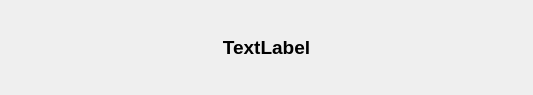
<?xml version="1.0" encoding="UTF-8"?>
<ui version="4.0">
 <class>Form</class>
 <widget class="QWidget" name="Form">
  <property name="geometry">
   <rect>
    <x>0</x>
    <y>0</y>
    <width>533</width>
    <height>95</height>
   </rect>
  </property>
  <property name="windowTitle">
   <string>Form</string>
  </property>
  <layout class="QGridLayout" name="gridLayout">
   <item row="0" column="0">
    <widget class="QLabel" name="label">
     <property name="text">
      <string>&lt;html&gt;&lt;head/&gt;&lt;body&gt;&lt;p align=&quot;center&quot;&gt;&lt;span style=&quot; font-size:14pt; font-weight:600;&quot;&gt;TextLabel&lt;/span&gt;&lt;/p&gt;&lt;/body&gt;&lt;/html&gt;</string>
     </property>
    </widget>
   </item>
  </layout>
 </widget>
 <resources/>
 <connections/>
</ui>
